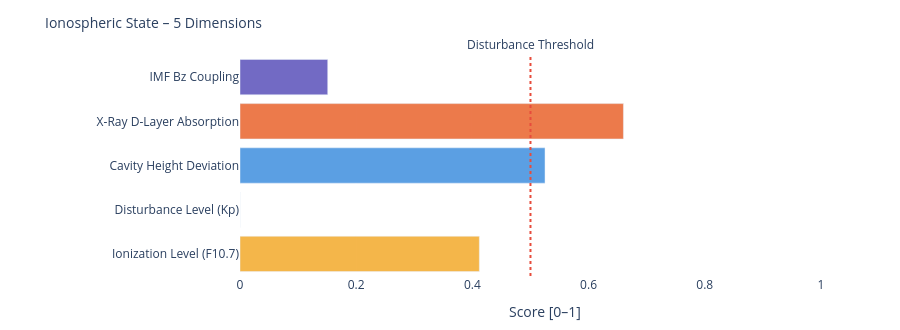

Source (notebook cell):
### Markdown cell above
---
### 📐 Systemic Insight: Geometric Cavity vs. Real Schumann Resonance

**Relevant for:** Layer 6 = delta analysis &nbsp;|&nbsp; Layer 7 = feature vector / system interpretation

A cavity height change from 80 km to 70 km shifts the **idealized geometric frequencies** only minimally:

| Modus | Aktuell | Referenz | Δ |
|-------|---------|----------|---|
| SR-1 | 10.4762 Hz | 10.4599 Hz | +16 mHz |
| SR-2 | 18.1452 Hz | 18.1171 Hz | +28 mHz |
| SR-3 | 25.6612 Hz | 25.6215 Hz | +40 mHz |
| SR-4 | 33.1285 Hz | 33.0772 Hz | +51 mHz |

The geometric effect is limited because 10 km is very small compared to Earth's radius (~6371 km).

**Consequence:** Real Schumann deviations are likely driven more strongly by **conductivity, damping, day/night structure, lightning distribution and source geometry** than by pure cavity height.

---

**Layer 6 compares:**
```
geometric Δ from Layer 4  vs.  observed Δ from real Schumann measurement data
```

**Layer 7 Feature:**
```
If real Δ >> geometric Δ  →  non-geometric factors dominant
```

### Code cell
# ============================================================
# IONOSPHERIC STATE – Summary gauge
# Five dimensions: ionization, disturbance, cavity height, X-Ray, Bz coupling
# ============================================================

def norm(v, lo, hi):
    if v is None: return None
    return round(max(0.0, min(1.0, (v - lo) / (hi - lo))), 3)

# Ionization level (F10.7 → F2-Layer)
ioniz = norm(f107_val, 60, 250)

# Disturbance level (Kp → E/F-Layer irregularities)
disturb = norm(kp_val, 0, 9)

# Cavity height deviation from reference (80 km)
h_dev = norm(abs(h_eff - 80), 0, 20)

# X-Ray ionization (D-Layer absorption)
xray_ioniz = None
if xray_now is not None:
    xray_ioniz = norm(math.log10(max(xray_now, 1e-9)) + 9, 0, 5)

# Bz coupling (southward Bz → stronger magnetosphere-ionosphere coupling)
bz_coupling = norm(-(bz_now or 0), -5, 30) if bz_now is not None else None

dims = [
    ('Ionization Level (F10.7)',    ioniz,      '#F2A623'),
    ('Disturbance Level (Kp)',      disturb,    '#7F77DD'),
    ('Cavity Height Deviation',     h_dev,      '#378ADD'),
    ('X-Ray D-Layer Absorption',    xray_ioniz, '#E85D24'),
    ('IMF Bz Coupling',             bz_coupling,'#534AB7'),
]

fig = go.Figure()
for name, val, col in dims:
    if val is not None:
        h = int(val * 20)
        bar = '█' * h + '░' * (20 - h)
        label = f'{name}:  {bar}  {val:.3f}'
    else:
        label = f'{name}:  {"─" * 20}  n/a'
    fig.add_trace(go.Bar(
        x=[val if val is not None else 0],
        y=[name],
        orientation='h',
        marker_color=col, opacity=0.82,
        showlegend=False
    ))

fig.add_vline(x=0.5, line_dash='dot', line_color='#e74c3c',
              annotation_text='Disturbance Threshold', annotation_position='top')
fig.update_layout(
    title=dict(text='Ionospheric State – 5 Dimensions', font=dict(size=14)),
    xaxis=dict(title='Score [0–1]', range=[0, 1.05]),
    height=330, plot_bgcolor='rgba(0,0,0,0)', paper_bgcolor='rgba(0,0,0,0)',
    margin=dict(l=240, r=50, t=55, b=40)
)
fig.show()

print(f'\nIonospheric state:')
for name, val, _ in dims:
    print(f'  {name:<35} {val:.3f}' if val is not None else f'  {name:<35} n/a')

### Figure 1 — Plotly figure (JSON) as saved in the notebook; plotly's stock layout.template omitted (floating-point values rounded to 4 significant figures)
{"data": [{"marker": {"color": "#F2A623"}, "opacity": 0.82, "orientation": "h", "showlegend": false, "type": "bar", "x": [0.412], "y": ["Ionization Level (F10.7)"]}, {"marker": {"color": "#7F77DD"}, "opacity": 0.82, "orientation": "h", "showlegend": false, "type": "bar", "x": [0.0], "y": ["Disturbance Level (Kp)"]}, {"marker": {"color": "#378ADD"}, "opacity": 0.82, "orientation": "h", "showlegend": false, "type": "bar", "x": [0.525], "y": ["Cavity Height Deviation"]}, {"marker": {"color": "#E85D24"}, "opacity": 0.82, "orientation": "h", "showlegend": false, "type": "bar", "x": [0.66], "y": ["X-Ray D-Layer Absorption"]}, {"marker": {"color": "#534AB7"}, "opacity": 0.82, "orientation": "h", "showlegend": false, "type": "bar", "x": [0.151], "y": ["IMF Bz Coupling"]}], "layout": {"annotations": [{"showarrow": false, "text": "Disturbance Threshold", "x": 0.5, "xanchor": "center", "xref": "x", "y": 1, "yanchor": "bottom", "yref": "y domain"}], "height": 330, "margin": {"b": 40, "l": 240, "r": 50, "t": 55}, "paper_bgcolor": "rgba(0,0,0,0)", "plot_bgcolor": "rgba(0,0,0,0)", "shapes": [{"line": {"color": "#e74c3c", "dash": "dot"}, "type": "line", "x0": 0.5, "x1": 0.5, "xref": "x", "y0": 0, "y1": 1, "yref": "y domain"}], "title": {"font": {"size": 14}, "text": "Ionospheric State – 5 Dimensions"}, "xaxis": {"range": [0, 1.05], "title": {"text": "Score [0–1]"}}}}
